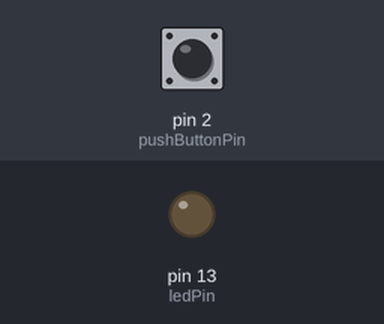
Simulated run of this sketch. Board: Arduino Uno, built with avr-gcc and run on an emulated ATmega328P. Shown: output pins drawn as LEDs (lit = HIGH). Inputs (shaded band) come from the test bench; at power-on: pin 2 (pushButtonPin) LOW.

Above: at 1.2 s.
1.3 s: pin 2 (pushButtonPin) pulled HIGH for 0.15 s
At 1.37 s:
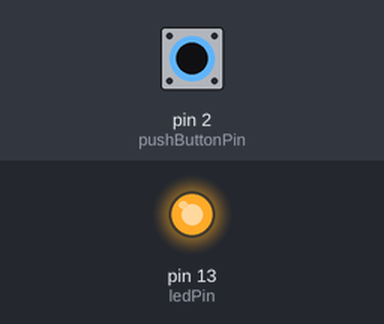
2.9 s: pin 2 (pushButtonPin) pulled HIGH for 3.2 s
At 7.0 s:
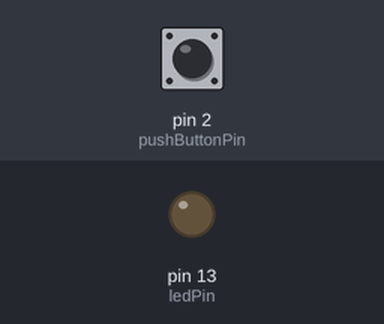
Timing chart, 0 to 8.5 s (numbered marks = the images above; inputs shaded):
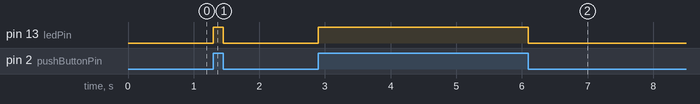

Measured:
- after the input at 1.3 s, pin 13 (ledPin): LOW → HIGH at once, → LOW 0.15 s later
- after the input at 2.9 s, pin 13 (ledPin): LOW → HIGH at once, → LOW 3.2 s later

The sketch:

Pushbutton.ino
```cpp
int pushButtonPin = 2;
int ledPin = 13;

void setup() {
  // put your setup code here, to run once:
  pinMode(pushButtonPin,INPUT);
  pinMode(ledPin,OUTPUT);
}

void loop() {
  int pushButtonState = digitalRead(pushButtonPin);
  if (pushButtonState == 1)
  {
    digitalWrite(ledPin, HIGH);
  }
  else{
    digitalWrite(ledPin, LOW);
  }
  // put your main code here, to run repeatedly:

}
```
